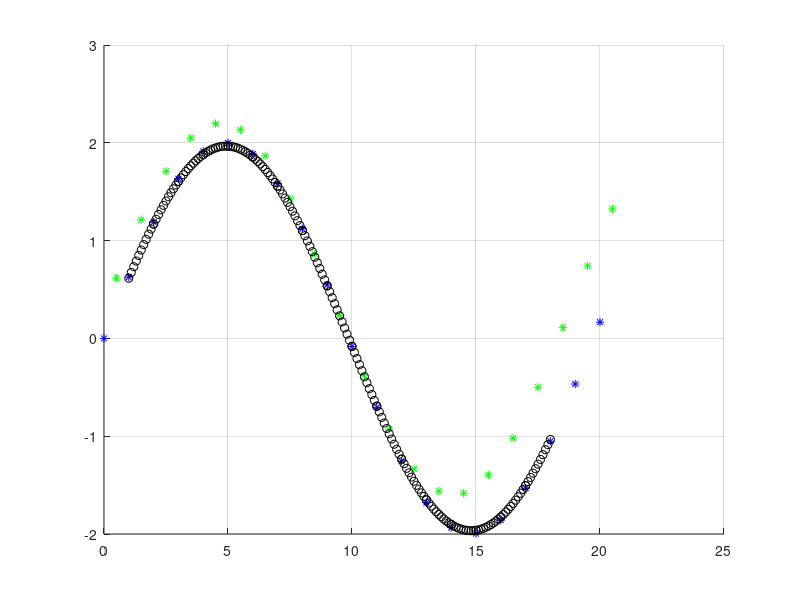

Recreate this plot in MATLAB.
clc
clear
close all

t = 0:1:20;
traj = [t; 2 * sin( 2 * t / 2 / pi); t/1000];
traj_dubler = [t+0.5; 1.9 * sin( 2.1 * (t+0.5) / 2 / pi) + 0.3; t/700];

figure
hold on
grid on
% xlim([0 3])
% ylim([0 3])
plot(traj(1, :), traj(2, :), 'b*')
plot(traj_dubler(1, :), traj_dubler(2, :), 'g*')


M = 1/6 * [1 -3 3 -1; 4 0 -6 3; 1 3 3 -3; 0 0 0 1];
for i = 2:length(t)-3
ri = [traj(:, i-1) traj(:, i) traj(:, i+1) traj(:, i+2)];
A = [1 0 0 0; 0 1 0 0; 0 0 1 0; 0 0 0 1];
spline = ri * M * A;
% splines(:, :, i) = spline;
for a = 0:0.1:1
    spline_point = spline * [1; a; a^2; a^3];
    plot3(spline_point(1), spline_point(2), spline_point(3), 'ko')
end

end

% for k = 1:length(traj_dubler)
%     y = traj_dubler(:,k);
%     for i = 2:length(t)-3
%         spline = splines(:, i);
%         [astar, sstar, d] = distance2spline(y, spline, a);
%         astar
%         if astar < 1 & astar > 0
%             plot([y(1) sstar(1)], [y(2) sstar(2)])
%             
%             v = 1;
%             lambda = 2;
%         end
%     end
% end
